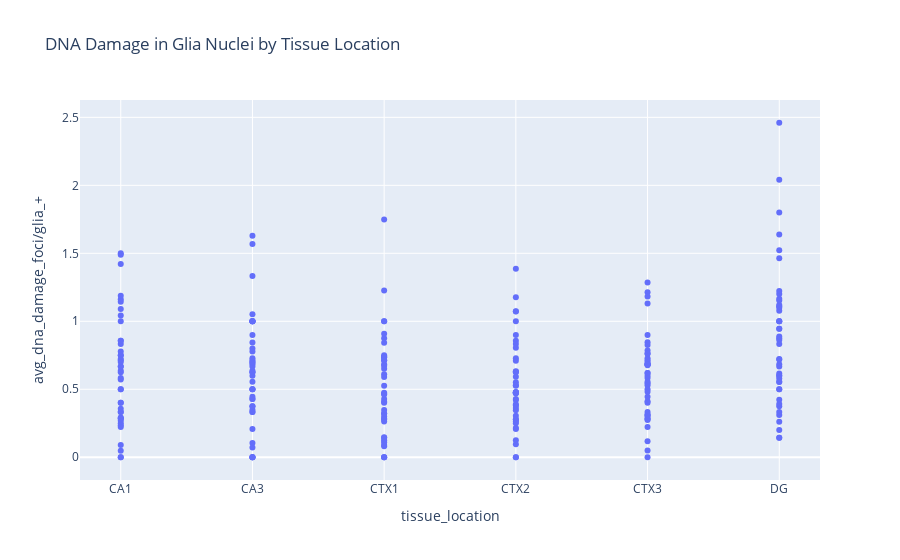

Notebook cell for this chart:
### Code cell
# Create the plot
fig = px.scatter(df, x='tissue_location', y='avg_dna_damage_foci/glia_+',
                 hover_data=['staining_id'], title='DNA Damage in Glia Nuclei by Tissue Location')

# Show the plot
fig.show()

### Figure 1 — Plotly figure (JSON) as saved in the notebook; plotly's stock layout.template omitted (floating-point values rounded to 4 significant figures; data arrays with more than 128 entries replaced by an {"elided": "..."} marker saying what was removed)
{"data": [{"customdata": {"elided": "252x1 int values"}, "hovertemplate": "tissue_location=%{x}<br>avg_dna_damage_foci/glia_+=%{y}<br>staining_id=%{customdata[0]}<extra></extra>", "legendgroup": "", "marker": {"color": "#636efa", "symbol": "circle"}, "mode": "markers", "name": "", "orientation": "v", "showlegend": false, "type": "scatter", "x": {"elided": "252 str values"}, "xaxis": "x", "y": {"elided": "252 float values"}, "yaxis": "y"}], "layout": {"legend": {"tracegroupgap": 0}, "title": {"text": "DNA Damage in Glia Nuclei by Tissue Location"}, "xaxis": {"anchor": "y", "domain": [0, 1], "title": {"text": "tissue_location"}}, "yaxis": {"anchor": "x", "domain": [0, 1], "title": {"text": "avg_dna_damage_foci/glia_+"}}}}
